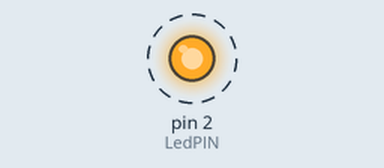
The sketch below on a simulated Arduino Uno, built with avr-gcc and run on an emulated ATmega328P. Shown: output pins drawn as LEDs (lit = HIGH). Dashed ring = blinking.

Above: at 0.5 s.
Timing chart, 0 to 4.6 s (numbered marks = the images above):
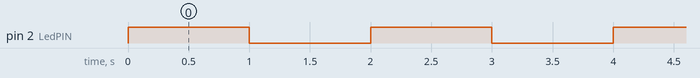

Measured:
- by itself, pin 2 (LedPIN): alternates HIGH for 1.0 s and LOW for 1.0 s

The sketch:

2.1Button-lamp.ino
```cpp
/**********************************************************************
  Filename    : ButtonAndLed
  Description : Control led by button.
  Auther      : Miaoshun WU
  Modification: 2020/11/27
**********************************************************************/
#define LedPIN 2
// the setup function runs once when you press reset or power the board
void setup() {
  // initialize digital pin PIN_LED as an output.

      pinMode(LedPIN,OUTPUT);


}
// the loop function runs over and over again forever
void loop() {

    digitalWrite(LedPIN,HIGH);
    delay(1000);
    digitalWrite(LedPIN,LOW);
    delay(1000);

}
```
